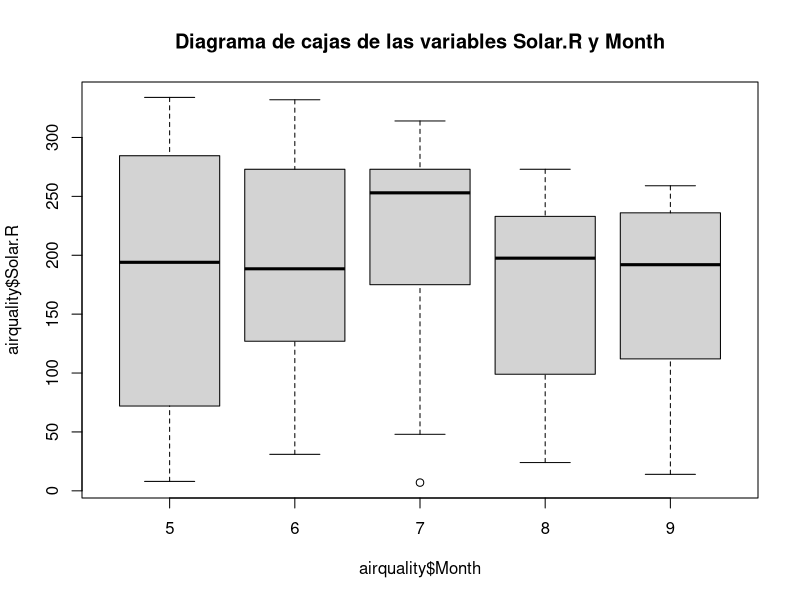
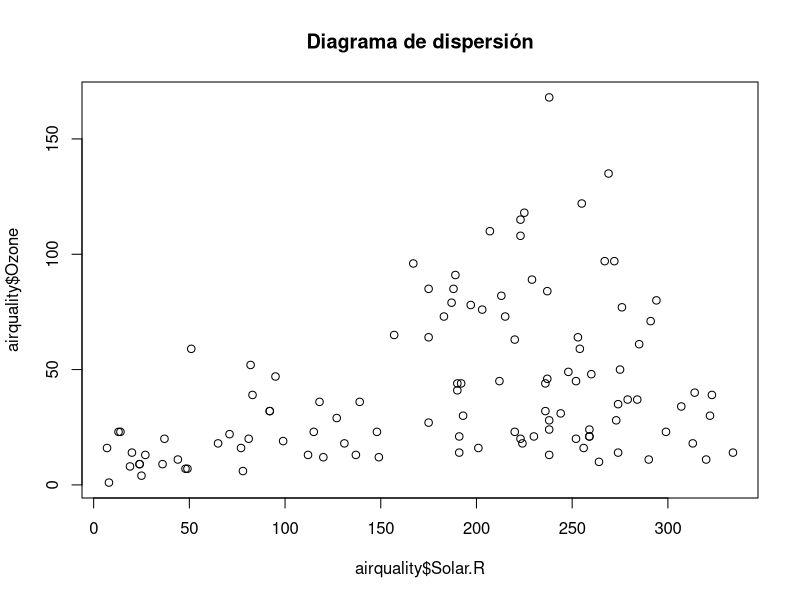
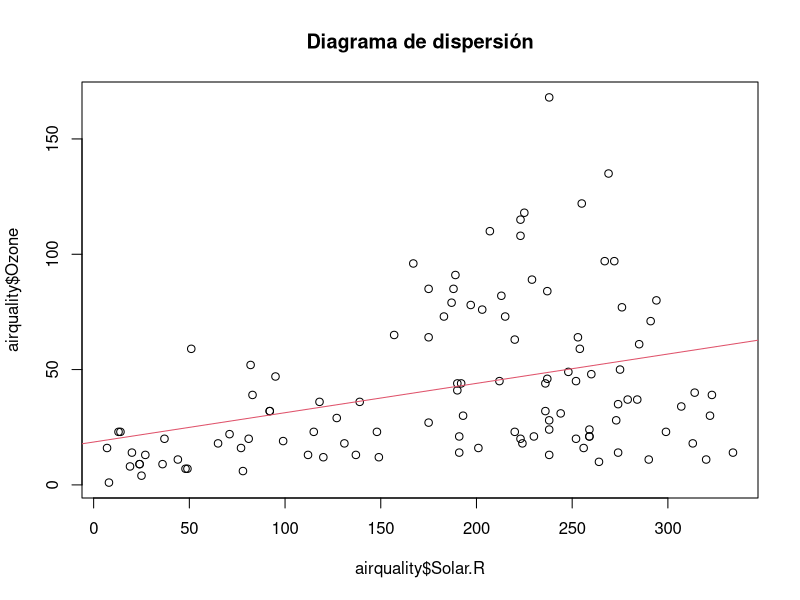
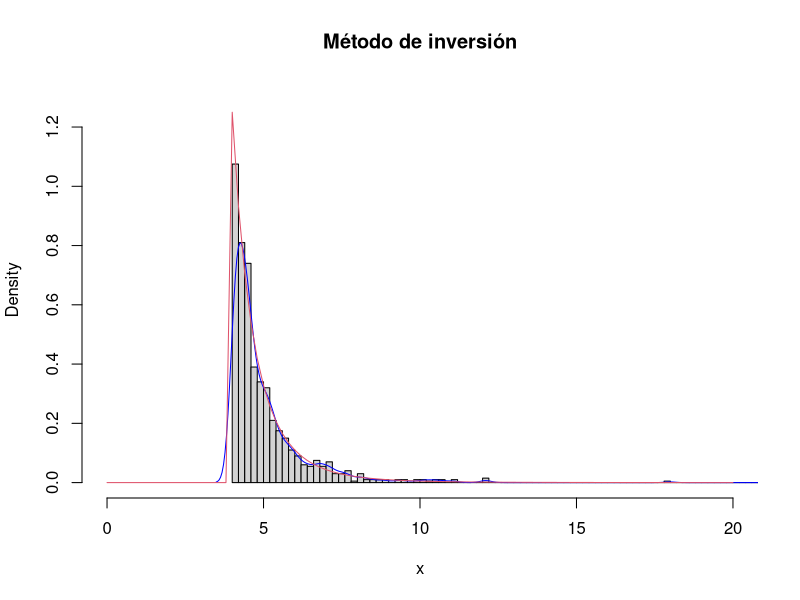

These figures' R source, in order:
## ---- chunk 1
boxplot(airquality$Solar.R~airquality$Month, main = "Diagrama de cajas de las variables Solar.R y Month")
## ---- chunk 2
plot(airquality$Solar.R, airquality$Ozone, main = "Diagrama de dispersión")
## ---- chunk 3
mod<-lm(airquality$Ozone ~ 1 + airquality$Solar.R)
## ---- chunk 4
plot(airquality$Solar.R, airquality$Ozone, main = "Diagrama de dispersión")
abline(mod, col="2")
## ---- chunk 5
rm(list=ls(all=TRUE))
## ---- chunk 6
n<-1000
a<-5
b<-4

set.seed(1)
u<-runif(n)
## ---- chunk 7
inversa.pareto<-function(u, a, b) {
  (b/(1-u)^(1/a))
}

x<-inversa.pareto(u,a,b)
## ---- chunk 8
f.densidad<-function(x, a, b) {
  ifelse(x>=b, (a*b^a)/(x^(a+1)), 0)
}

f.distribucion<-function(x, a, b) {
  ifelse(x>=b, 1-(b/x)^a, 0)
}
## ---- chunk 9
hist(x, breaks="FD", freq=FALSE, main="Método de inversión", xlim=c(0,20),ylim=c(0,1.3))
lines(density(x), col="blue")
curve(f.densidad(x,a,b),add=TRUE,col=2)
## ---- chunk 10
ks.test(x,f.distribucion,a=a,b=b)
## ---- chunk 11
rm(list=ls(all=TRUE))
